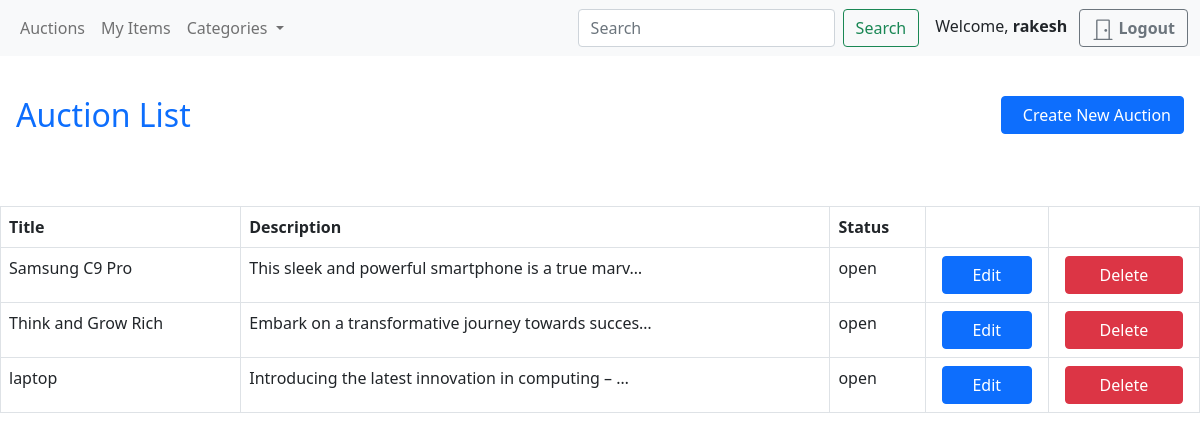
Screenshot of /auction/ (signed in) with the database file from the repository.
### account/models.py (models this page shows, shortened)
class UserBase(AbstractBaseUser,PermissionsMixin):
    ROLE_CHOICES = (
    ('Buyer','Buyer'),
    ('Seller','Seller'),
    )
    username = models.CharField(max_length=100,blank=True)
    pan_number = models.CharField(max_length=100, blank=True, default=0)
    citizenship  = models.ImageField(upload_to='images/',blank=True)
    email = models.EmailField(unique=True)
    firstname  = models.CharField(max_length=100,blank=True)
    phone_number = models.CharField(max_length=10,blank=True)
    address = models.CharField(max_length=250,blank=True)
    role = models.CharField(max_length=10,choices=ROLE_CHOICES)
    collateral = models.DecimalField(max_digits=50, decimal_places=2,default=0)
    is_active = models.BooleanField(default=True)
    is_staff = models.BooleanField(default=False)
    is_superuser = models.BooleanField(default=False)
    created = models.DateField(auto_now_add=True)
    updated = models.DateField(auto_now=True)
    objects = UserManager()
    USERNAME_FIELD = 'email'
    REQUIRED_FIELDS = ['username']
    class Meta:
        verbose_name = 'User'
        verbose_name_plural = 'Users'

### main_app/models.py (models this page shows, shortened)
class Auction(models.Model):
    AUCTION_STATUS_CHOICES = (
        ('draft', 'Draft'),
        ('open', 'open'),
        ('closed', 'Closed'),
    )
    winner = models.ForeignKey(AUTH_USER_MODEL, on_delete=models.SET_NULL, null=True, blank=True,editable=True)
    title = models.CharField(max_length=255)
    description = models.TextField()
    starting_price = models.DecimalField(max_digits=10, decimal_places=2)
    marked_price = models.DecimalField(max_digits=10, decimal_places=2)
    auction_status = models.CharField(max_length=20, choices=AUCTION_STATUS_CHOICES, default='draft')
    start_datetime = models.DateTimeField()
    end_datetime = models.DateTimeField()
    seller = models.ForeignKey(AUTH_USER_MODEL, on_delete=models.CASCADE, related_name='auctions')
    created = models.DateTimeField(auto_now_add=True)
    updated = models.DateTimeField(auto_now=True)
    category = models.ForeignKey('Category', on_delete=models.CASCADE)
    image = models.ImageField(upload_to='images/')
    class Meta:
        verbose_name_plural = 'Auctions'

### main_app/views.py (the view)
# urls.py: path('auction/',views.auction_list,name='auction-list'),
@login_required
@seller_required
def auction_list(request):
    auctions = Auction.objects.filter(seller=request.user)
    context = {
        'auctions':auctions
    }
    return render(request,'main_app/Auction/auction_list.html',context)

### main_app/context_processor.py (called while the page is built, shortened)
def categories(request):
    return{
        'categories':Category.objects.all(),
    }

def get_detail(request):
    if request.user.is_authenticated:
        user = request.user
        user_id = request.user.id
        try:
            order = FinalOrder.objects.get(user=request.user)
        except FinalOrder.DoesNotExist:
            order = None  # or any other default value you want to set
        orders = get_orders_for_user(user_id)
        collateral = calculate_collateral(user,user_id, orders)
        return {'win_auction': orders, 'collateral': collateral, 'order': order}
    else:
        return {"none": 'none'}

def get_orders_for_user(user_id):
    orders = Order.objects.filter(user=user_id)
    return orders

def calculate_collateral(user,user_id, orders):
    try:
        current_bids = get_highest_bid(user)
        order = FinalOrder.objects.get(user=user_id,payment_status='pending')
    except FinalOrder.DoesNotExist:
        order = None
    user = UserBase.objects.get(id=user_id)
    total_price = sum(order.total_amount for order in orders)
    if order:
        collateral = (user.collateral * 5) - total_price - current_bids
    else:
        collateral = (user.collateral * 5)-current_bids
    return collateral

def get_highest_bid(user_id):
    auctions = Auction.objects.all()
    highest_bids = Decimal(0.0)
    user = user_id
    for auction in auctions:
        max_bid_value = None
        for bid in user.bids.filter(auction_id=auction.id):
            if max_bid_value is None or bid.bid_value > max_bid_value:
                max_bid_value = bid.bid_value
        if max_bid_value is not None:
            highest_bids += max_bid_value
    return highest_bids

### templates/main_app/Auction/auction_list.html (shortened to what this page needs)
{% extends "base.html" %}
{% block content %}
{% include "navbar.html" %}
<div class="conatiner p-3">
    <div class="row pt-4">
        <div class="col-6">
            <h2 class="text-primary">Auction List</h2>
        </div>
        <div class="col-6 text-end">
            <a href="{% url 'auction-create' %}" class="btn btn-primary"> &nbsp; Create New Auction</a>
        </div>
    </div>
</div>
<br />
<br />
<table class="table table-bordered table-stripped" style="width:100%">
    <thead>
        <tr>
            <th>
                Title
            </th>
            <th>
                Description
            </th>
            <th>
                Status
            </th>
            <th>
            </th>
            <th>
            </th>
        </tr>
    </thead>
    <tbody>
       {% for auction in auctions%}
           <tr>
               <td>
                  {{auction.title}}
               </td>
               <td>
                {{auction.description|truncatechars:50}}
               </td>
               <td>
                   {{auction.auction_status}}
               </td>
               <td>
                   <div class="w-100 btn-group">
                           <a href = "{% url 'auction-update' auction.id %}" class="btn btn-primary mx-2 ">Edit</a>
                   </div>
               </td>
                <td>
                    <div class="w-100 btn-group">
                        <button class="btn btn-danger mx-2" onclick="confirmDelete({{ auction.id }})">
                             Delete
                        </button>
                    </div>
                </td>
           </tr>
        {% endfor %}
    </tbody>
</table>
{% endblock %}

### templates/navbar.html (shortened to what this page needs)
<nav class="navbar navbar-expand-lg navbar-light bg-light">
    <div class="container-fluid">
        <div class="collapse navbar-collapse" id="navbarNavDropdown">
            <ul class="navbar-nav me-auto">
                <li class="nav-item">
                    <a class="nav-link" href="{% url 'home' %}">Auctions</a>
                </li>
                {% if user.role == 'Seller' %}
                <li class="nav-item">
                    <a class="nav-link" href="{% url 'auction-list' %}">My Items</a>
                </li>
                {% endif %}
                <li class="nav-item dropdown">
                    <a class="nav-link dropdown-toggle" href="#" id="navbarDropdownMenuLink" role="button"
                        data-bs-toggle="dropdown" aria-expanded="false">
                        Categories
                    </a>
                </li>
            </ul>
            <form class="d-flex" action="{% url 'auction-search' %}" method="GET">
                <input class="form-control me-2" type="search" name="q" placeholder="Search" aria-label="Search">
                <button class="btn btn-outline-success" type="submit">Search</button>
            </form>
            {% if user.is_authenticated %}
            <div class="ms-3">
                <span class="me-2">Welcome, <strong>{{ user.username }}</strong></span>
                <a type="button" role="button" href="{% url 'logout' %}" class="btn btn-outline-secondary">
                    <svg xmlns="http://www.w3.org/2000/svg" width="22" height="22" fill="currentColor"
                        class="bi bi-door-closed" viewBox="0 0 16 16">
                        <path
                            d="M3 2a1 1 0 0 1 1-1h8a1 1 0 0 1 1 1v13h1.5a.5.5 0 0 1 0 1h-13a.5.5 0 0 1 0-1H3V2zm1 13h8V2H4v13z" />
                        <path d="M9 9a1 1 0 1 0 2 0 1 1 0 0 0-2 0z" />
                    </svg>
                    <span class="fs-6 fw-bold">Logout</span>
                </a>
            </div>
            {% endif %}
        </div>
    </div>
</nav>

### rows the page displays
UserBase: username "rakesh"
Auction: title "Samsung C9 Pro", description "This sleek and powerful smartphone is a true marv…", auction_status "open"
Auction: title "Think and Grow Rich", description "Embark on a transformative journey towards succes…", auction_status "open"
Auction: title "laptop", description "Introducing the latest innovation in computing – …", auction_status "open"
